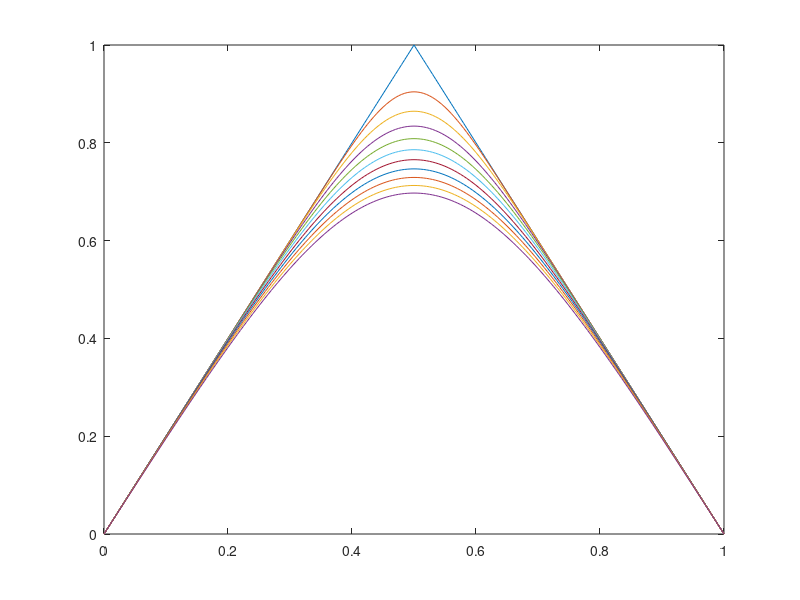
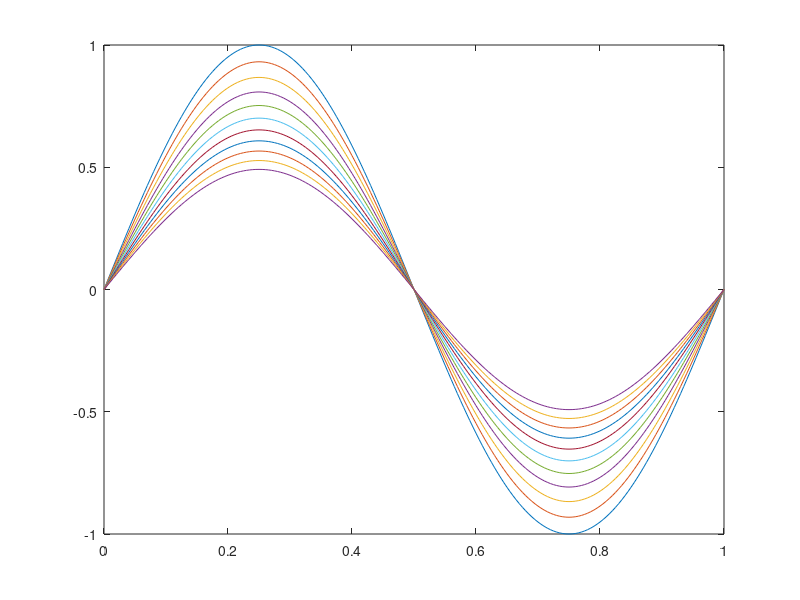
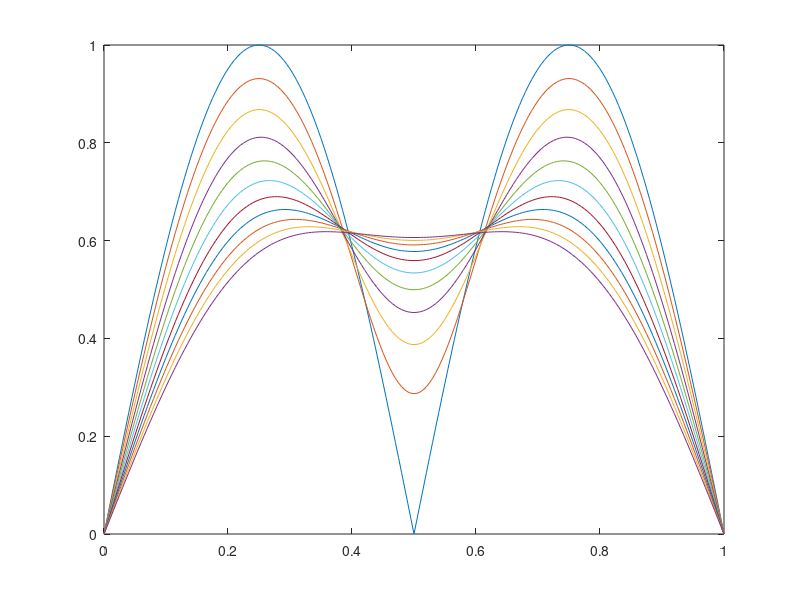

MATLAB code for these plots, in order:
h = 0.005;
k = 0.000012;
N = round(1/h);

U1 = zeros(N+1);
U2 = zeros(N+1);

divs = 0:h:1;
y0 = (sawtooth(2*pi*divs,0.5)+1)/2;
y1 = sin(2*pi*divs);
y2 = abs(sin(2*pi*divs));


U1(1,1:N+1) = y0;
U2(1,1:N+1) = y1;
U3(1,1:N+1) = y2;

%At x=0 and x=N (i.e. the start and end of the rod) the value is 0 for all
%m.  This corresponds to the first and last column of the matrix being 0.
v = k/h^2;
b = 1-2*v;


for m=2:1502
    for j=2:N
        U1(m,j) = v*U1(m-1,j-1) + b*U1(m-1,j) + v*U1(m-1, j+1);
        U2(m,j) = v*U2(m-1,j-1) + b*U2(m-1,j) + v*U2(m-1, j+1);
        U3(m,j) = v*U3(m-1,j-1) + b*U3(m-1,j) + v*U3(m-1, j+1);
    end
end

step = 1:150:1501;
figure(1);
figure(2);
figure(3);

for i=step
    figure(1);
    plot(divs,U1(i,1:N+1));
    hold on;
    figure(2);
    plot(divs,U2(i,1:N+1));
    hold on;
    figure(3);
    plot(divs,U3(i,1:N+1));
    hold on;
end
